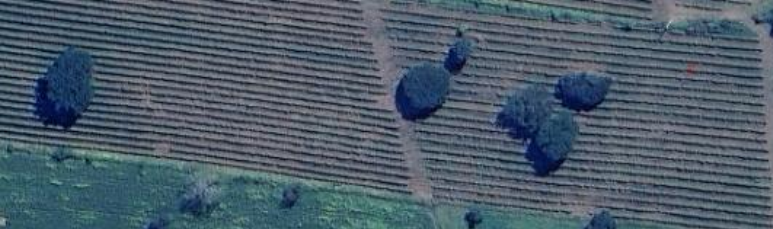
#> input picture cafe3.png, 773 x 229 px
$ jupyter execute 'implementação.ipynb'
#> lines starting #> are read from the running program, lines starting #| are printed output that depends on the picture; after the words box and inside, x2 and y2 are one past the last pixel; in counts of white or black regions, pixels touching at a corner belong together
[cell 1]
import cv2
import numpy as np
from matplotlib import pyplot as plt

frame = cv2.imread('cafe3.png')
#> frame is the input picture: shape (229, 773, 3); mean B, G, R 106, 92.6, 76.7
# Converter a imagem de BGR para espaço de cor HSV
hsv = cv2.cvtColor(frame, cv2.COLOR_BGR2HSV)
#> hsv: shape (229, 773, 3); mean H, S, V 105.3, 76.8, 106.1

# Definindo o intervalo de cor branca
limiar = 127
lower_white = np.array([0, 0, 0], dtype=np.uint8)
upper_white = np.array([limiar, limiar, limiar], dtype=np.uint8)

# Mascara para identificar áreas brancas
mask_white = cv2.inRange(hsv, lower_white, upper_white)
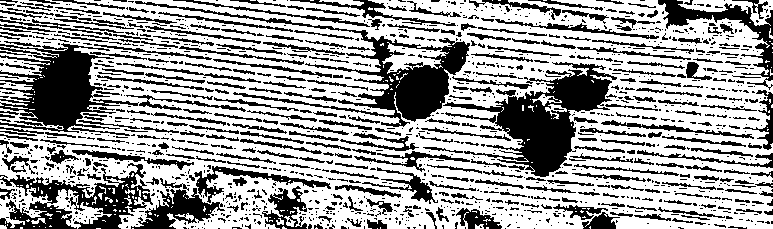
#> mask_white: shape (229, 773); 62.9% white; 1412 black regions (1050 under 20 px)

# Procurar contornos na máscara
contours, _ = cv2.findContours(mask_white, cv2.RETR_EXTERNAL, cv2.CHAIN_APPROX_SIMPLE)
#> contours = 139 contours, 124 with area under 20; largest, box (x1, y1, x2, y2) and area: (0, 0, 773, 229) 148190, (0, 180, 112, 229) 1578, (677, 0, 773, 26) 874, (0, 57, 50, 76) 448, (0, 108, 64, 130) 342

result = np.zeros_like(frame)

purple_color = (128, 0, 128)  # Roxo

# Iterar através dos contornos
for i, contour in enumerate(contours):
    # Calcular a área do contorno
    area = cv2.contourArea(contour)
    if area > 1000:
        # Desenhar areas identificadas como linhas de café
        cv2.drawContours(result, [contour], -1, (0, 0, 255), -1)

        # Calcular o centróide do contorno
        M = cv2.moments(contour)
        if M["m00"] != 0:
            cX = int(M["m10"] / M["m00"])
            cY = int(M["m01"] / M["m00"])

            # Anotar o número da rua próximo ao centróide
            cv2.putText(result, str(i + 1), (cX + 10, cY), cv2.FONT_HERSHEY_SIMPLEX, 1, (255, 255, 255), 2)
#> this loop made 139 passes
#> (area, cX, cY) on passes 93, 139: (1578, 46, 205), (148190.5, 413, 112)
#> area on passes 16, 27, 33, 39: 24, 30, 49.5, 35.5
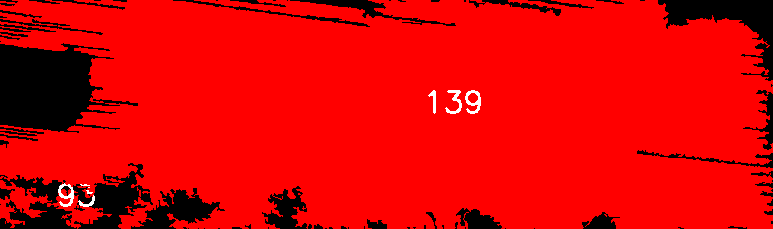
#> result: shape (229, 773, 3); mean of channels 0, 1, 2 1, 1, 221.3; drawn as B, G, R

# Pintar as áreas entre as linhas de café e as árvores com a cor roxa
result[mask_white == 0] = purple_color
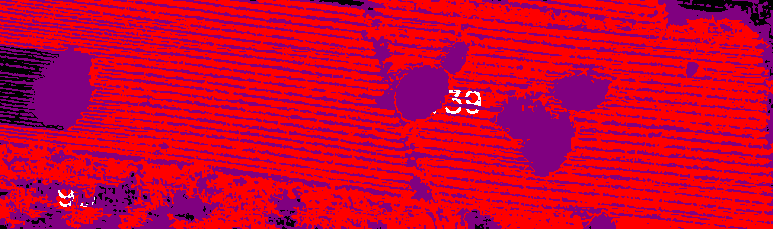
#> result: shape (229, 773, 3); mean of channels 0, 1, 2 48, 0.6, 202.7; drawn as B, G, R

# Definir títulos e imagens para plotagem
titles = ['Imagem Original', 'Máscara', 'Resultado']
images = [frame, mask_white, result]

for i in range(3):
    plt.subplot(1, 3, i + 1)
    if i == 1:
        plt.imshow(images[i], cmap='gray')
    else:
        plt.imshow(cv2.cvtColor(images[i], cv2.COLOR_BGR2RGB))
    plt.title(titles[i])
    plt.xticks([]), plt.yticks([])

plt.savefig('result.pdf')
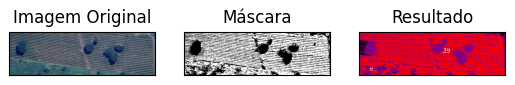
#> figure drawn by matplotlib, 3 panels

plt.show()
